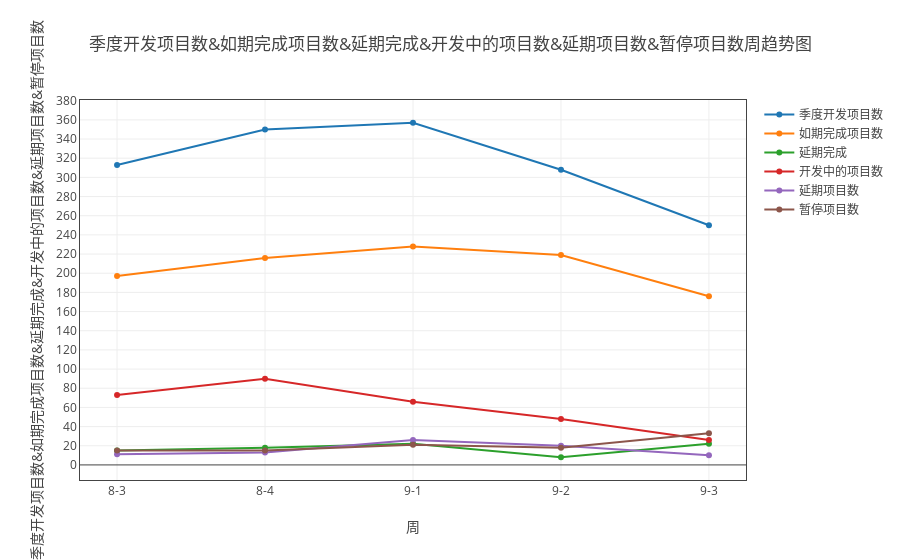
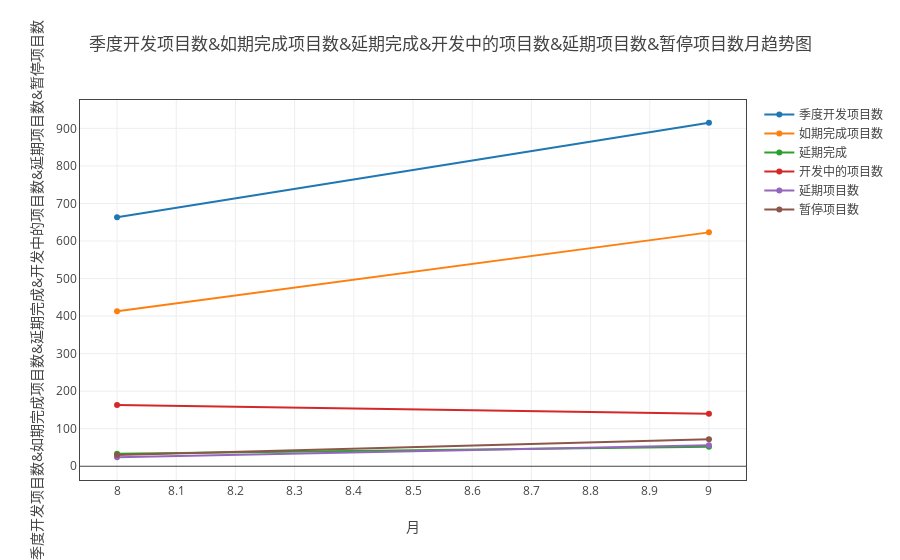

Here is the notebook cell these charts were saved with, in order:
### Markdown cell above
#### 季度开发项目数、如期完成项目数、延期完成、开发中的项目数、延期项目数和暂停项目数

### Code cell
data_dict = {'季度开发项目数': ['季度开发项目数'], '如期完成项目数': ['如期完成项目数'], '延期完成': ['延期完成'],\
             '开发中的项目数': ['开发中的项目数'], '延期项目数': ['延期项目数'], '暂停项目数': ['暂停项目数']}
myModule.plot( all_dict, data_dict, '负责人' ,  'line' , all='all')

### Figure 1 — Plotly figure (JSON) as saved in the notebook; plotly's stock layout.template omitted (floating-point values rounded to 4 significant figures)
{"data": [{"name": "季度开发项目数", "type": "scatter", "uid": "e88d6fd2-c202-11e8-af0b-509a4c0f1ffc", "x": ["8-3", "8-4", "9-1", "9-2", "9-3"], "y": [313, 350, 357, 308, 250]}, {"name": "如期完成项目数", "type": "scatter", "uid": "e88d6fd3-c202-11e8-8f87-509a4c0f1ffc", "x": ["8-3", "8-4", "9-1", "9-2", "9-3"], "y": [197, 216, 228, 219, 176]}, {"name": "延期完成", "type": "scatter", "uid": "e88d6fd4-c202-11e8-8e67-509a4c0f1ffc", "x": ["8-3", "8-4", "9-1", "9-2", "9-3"], "y": [15, 18, 22, 8, 22]}, {"name": "开发中的项目数", "type": "scatter", "uid": "e88d6fd5-c202-11e8-b30b-509a4c0f1ffc", "x": ["8-3", "8-4", "9-1", "9-2", "9-3"], "y": [73, 90, 66, 48, 26]}, {"name": "延期项目数", "type": "scatter", "uid": "e88d6fd6-c202-11e8-ab6a-509a4c0f1ffc", "x": ["8-3", "8-4", "9-1", "9-2", "9-3"], "y": [11, 13, 26, 20, 10]}, {"name": "暂停项目数", "type": "scatter", "uid": "e88d6fd7-c202-11e8-b2c2-509a4c0f1ffc", "x": ["8-3", "8-4", "9-1", "9-2", "9-3"], "y": [15, 15, 21, 18, 33]}], "layout": {"title": "季度开发项目数&如期完成项目数&延期完成&开发中的项目数&延期项目数&暂停项目数周趋势图", "xaxis": {"mirror": "all", "nticks": 20, "showgrid": true, "showline": true, "title": "周", "zeroline": true}, "yaxis": {"mirror": "all", "nticks": 20, "showgrid": true, "showline": true, "title": "季度开发项目数&如期完成项目数&延期完成&开发中的项目数&延期项目数&暂停项目数", "zeroline": true}}}

### Figure 2 — Plotly figure (JSON) as saved in the notebook; plotly's stock layout.template omitted (floating-point values rounded to 4 significant figures)
{"data": [{"name": "季度开发项目数", "type": "scatter", "uid": "e89a8f34-c202-11e8-afab-509a4c0f1ffc", "x": ["8", "9"], "y": [663, 915]}, {"name": "如期完成项目数", "type": "scatter", "uid": "e89a8f35-c202-11e8-ac94-509a4c0f1ffc", "x": ["8", "9"], "y": [413, 623]}, {"name": "延期完成", "type": "scatter", "uid": "e89a8f36-c202-11e8-8f40-509a4c0f1ffc", "x": ["8", "9"], "y": [33, 52]}, {"name": "开发中的项目数", "type": "scatter", "uid": "e89a8f37-c202-11e8-b14c-509a4c0f1ffc", "x": ["8", "9"], "y": [163, 140]}, {"name": "延期项目数", "type": "scatter", "uid": "e89a8f38-c202-11e8-b8a4-509a4c0f1ffc", "x": ["8", "9"], "y": [24, 56]}, {"name": "暂停项目数", "type": "scatter", "uid": "e89a8f39-c202-11e8-a04a-509a4c0f1ffc", "x": ["8", "9"], "y": [30, 72]}], "layout": {"title": "季度开发项目数&如期完成项目数&延期完成&开发中的项目数&延期项目数&暂停项目数月趋势图", "xaxis": {"mirror": "all", "nticks": 20, "showgrid": true, "showline": true, "title": "月", "zeroline": true}, "yaxis": {"mirror": "all", "nticks": 20, "showgrid": true, "showline": true, "title": "季度开发项目数&如期完成项目数&延期完成&开发中的项目数&延期项目数&暂停项目数", "zeroline": true}}}
